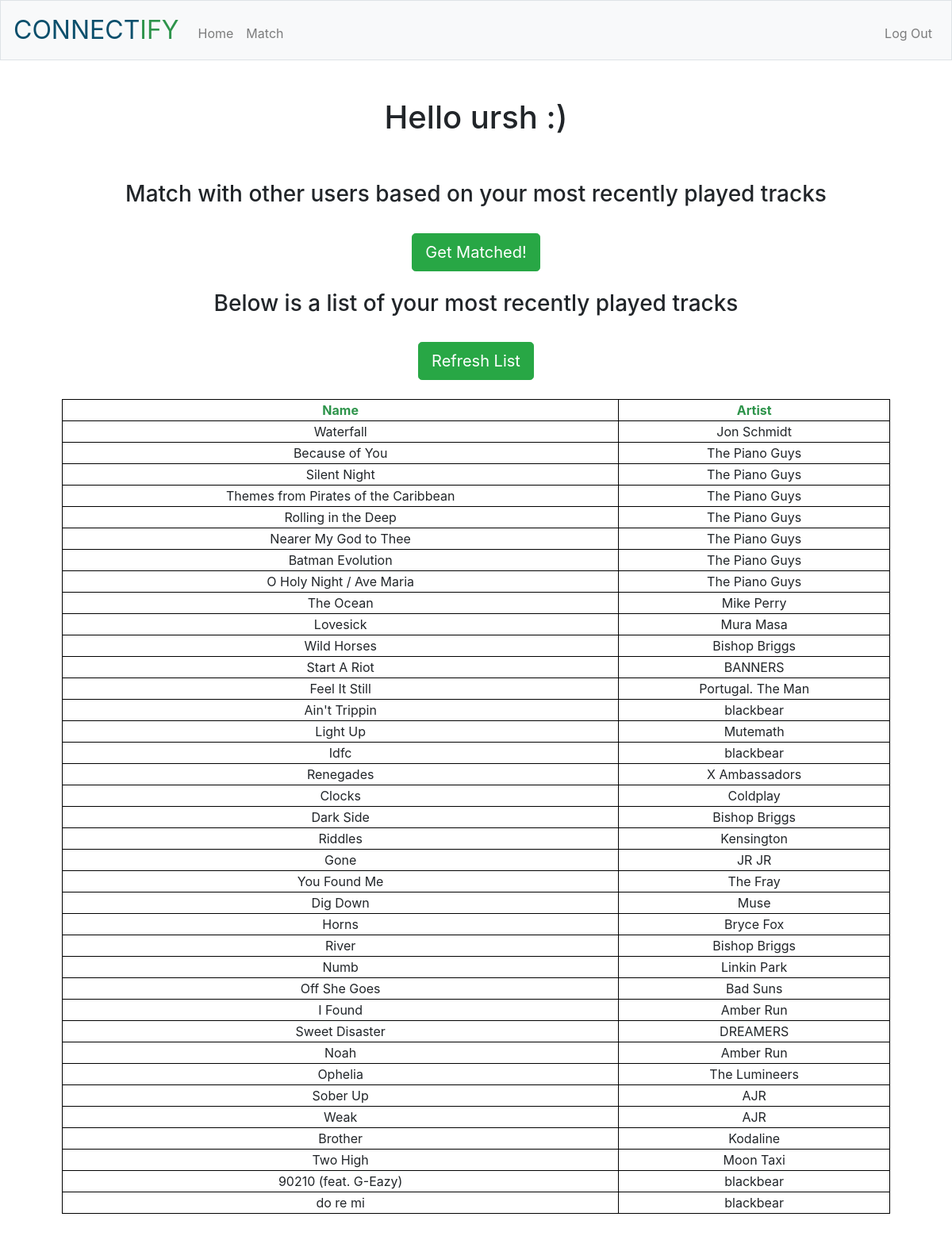
Screenshot of /home (signed in) with the database file from the repository.
### tables this page shows
CREATE TABLE 'users' ('userid' INTEGER PRIMARY KEY AUTOINCREMENT NOT NULL, 'username' TEXT NOT NULL, 'hash' TEXT NOT NULL, 'email' TEXT NOT NULL);

CREATE TABLE 'songs' ('songid' INTEGER PRIMARY KEY AUTOINCREMENT NOT NULL, 'name' TEXT NOT NULL, 'artist' TEXT NOT NULL, 'userid' INTEGER NOT NULL);

### application.py (the view)
@app.route("/home", methods=["GET"])
@login_required
def home():
    user = db.execute("SELECT username FROM users WHERE userid = :id", id=session["user_id"])
    rows = db.execute("DELETE FROM songs WHERE userid = :id AND rowid NOT IN (SELECT min(rowid) FROM songs WHERE userid = :id GROUP BY name, artist)", id=session["user_id"])
    rows = db.execute("SELECT DISTINCT name, artist FROM songs WHERE userid = :id ORDER BY songid DESC LIMIT 50", id=session["user_id"])
    return render_template("home.html", rows=rows, user=user[0])

### helpers.py (called while the page is built)
def login_required(f):
    @wraps(f)
    def decorated_function(*args, **kwargs):
        if session.get("user_id") is None:
            return redirect("/login")
        return f(*args, **kwargs)
    return decorated_function

### templates/home.html (shortened to what this page needs)
{% extends "layout.html" %}
{% block main %}
    <form action="/match" method="post">
        <div>
            <h1>Hello {{user['username']}} :)</h1>
            <br/><br/>
            <h3>Match with other users based on your most recently played tracks</h3>
            <br/>
            <button class="btn btn-success btn-lg" type="submit">Get Matched!</button>
        </div>
        <br/>
    </form>
    <h3>Below is a list of your most recently played tracks</h3>
    <form action="/spotifylogin" method="post">
        <button class="btn btn-success btn-lg" type="submit">Refresh List</button>
        <table>
            <tr>
                <th>Name</th>
                <th>Artist</th>
            </tr>
            <br>
            {% for x in rows %}
            <tr>
                <td>{{x['name']}}</td>
                <td>{{x['artist']}}</td>
            </tr>
            {% endfor %}
       </table>
    </form>
{% endblock %}

### static/styles.css (style rules this page uses)
table { border-collapse: collapse; width: 100%; }
table, th, td { border: 1px solid black; }
th { height: 50%; }
th { background-color: white; color: #2e944b; }

### rows the page displays
users: username "ursh"
songs: name "Waterfall", artist "Jon Schmidt"
songs: name "Because of You", artist "The Piano Guys"
songs: name "Silent Night", artist "The Piano Guys"
songs: name "Themes from Pirates of the Caribbean", artist "The Piano Guys"
songs: name "Rolling in the Deep", artist "The Piano Guys"
songs: name "Nearer My God to Thee", artist "The Piano Guys"
songs: name "Batman Evolution", artist "The Piano Guys"
songs: name "O Holy Night / Ave Maria", artist "The Piano Guys"
songs: name "The Ocean", artist "Mike Perry"
songs: name "Lovesick", artist "Mura Masa"
songs: name "Wild Horses", artist "Bishop Briggs"
songs: name "Start A Riot", artist "BANNERS"
songs: name "Feel It Still", artist "Portugal. The Man"
songs: name "Ain't Trippin", artist "blackbear"
songs: name "Light Up", artist "Mutemath"
songs: name "Idfc", artist "blackbear"
songs: name "Renegades", artist "X Ambassadors"
songs: name "Clocks", artist "Coldplay"
songs: name "Dark Side", artist "Bishop Briggs"
songs: name "Riddles", artist "Kensington"
songs: name "Gone", artist "JR JR"
songs: name "You Found Me", artist "The Fray"
songs: name "Dig Down", artist "Muse"
songs: name "Horns", artist "Bryce Fox"
songs: name "River", artist "Bishop Briggs"
songs: name "Numb", artist "Linkin Park"
songs: name "Off She Goes", artist "Bad Suns"
songs: name "I Found", artist "Amber Run"
songs: name "Sweet Disaster", artist "DREAMERS"
songs: name "Noah", artist "Amber Run"
songs: name "Ophelia", artist "The Lumineers"
songs: name "Sober Up", artist "AJR"
songs: name "Weak", artist "AJR"
songs: name "Brother", artist "Kodaline"
songs: name "Two High", artist "Moon Taxi"
songs: name "90210 (feat. G-Eazy)", artist "blackbear"
songs: name "do re mi", artist "blackbear"
